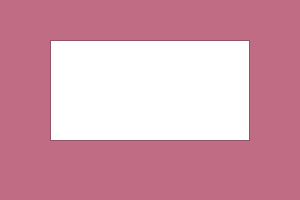
<?xml version="1.0" encoding="UTF-8"?>
<ui version="4.0">
 <class>Dialog</class>
 <widget class="QDialog" name="Dialog">
  <property name="geometry">
   <rect>
    <x>0</x>
    <y>0</y>
    <width>300</width>
    <height>200</height>
   </rect>
  </property>
  <property name="maximumSize">
   <size>
    <width>300</width>
    <height>200</height>
   </size>
  </property>
  <property name="palette">
   <palette>
    <active>
     <colorrole role="Base">
      <brush brushstyle="SolidPattern">
       <color alpha="255">
        <red>255</red>
        <green>255</green>
        <blue>255</blue>
       </color>
      </brush>
     </colorrole>
     <colorrole role="Window">
      <brush brushstyle="SolidPattern">
       <color alpha="255">
        <red>192</red>
        <green>108</green>
        <blue>132</blue>
       </color>
      </brush>
     </colorrole>
    </active>
    <inactive>
     <colorrole role="Base">
      <brush brushstyle="SolidPattern">
       <color alpha="255">
        <red>255</red>
        <green>255</green>
        <blue>255</blue>
       </color>
      </brush>
     </colorrole>
     <colorrole role="Window">
      <brush brushstyle="SolidPattern">
       <color alpha="255">
        <red>192</red>
        <green>108</green>
        <blue>132</blue>
       </color>
      </brush>
     </colorrole>
    </inactive>
    <disabled>
     <colorrole role="Base">
      <brush brushstyle="SolidPattern">
       <color alpha="255">
        <red>192</red>
        <green>108</green>
        <blue>132</blue>
       </color>
      </brush>
     </colorrole>
     <colorrole role="Window">
      <brush brushstyle="SolidPattern">
       <color alpha="255">
        <red>192</red>
        <green>108</green>
        <blue>132</blue>
       </color>
      </brush>
     </colorrole>
    </disabled>
   </palette>
  </property>
  <property name="windowTitle">
   <string>weeb-Guidance</string>
  </property>
  <property name="windowOpacity">
   <double>0.975000000000000</double>
  </property>
  <widget class="QTextEdit" name="textEdit">
   <property name="geometry">
    <rect>
     <x>50</x>
     <y>40</y>
     <width>200</width>
     <height>101</height>
    </rect>
   </property>
   <property name="maximumSize">
    <size>
     <width>300</width>
     <height>300</height>
    </size>
   </property>
   <property name="readOnly">
    <bool>true</bool>
   </property>
  </widget>
 </widget>
 <resources/>
 <connections/>
</ui>
